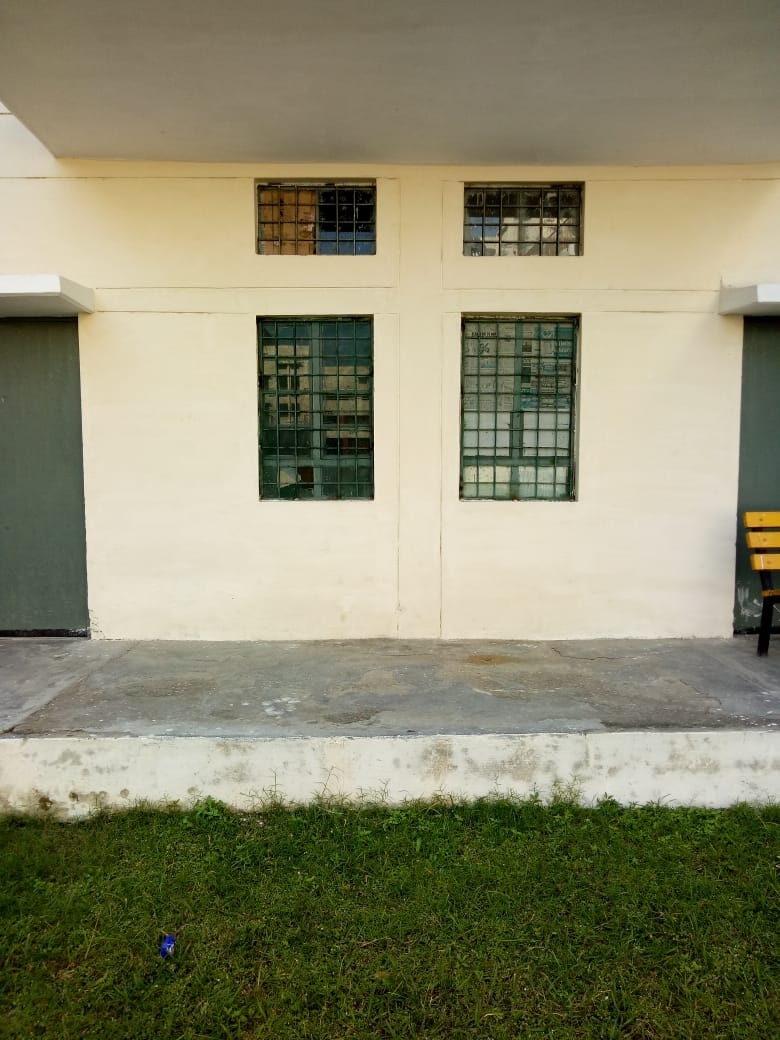
#> input picture imgg1.jpeg, 780 x 1040 px
$ python -i codevsss.py   (imports and definitions only)   (Python 2 division)
#> lines starting #> are read from the running program, lines starting #| are printed output that depends on the picture
#> further down, picture is the input picture: shape (1040, 780, 3); mean B, G, R 108.7, 136.6, 138.8
import sys
import cv2
import numpy as np
import urllib
# Use the keypoints to stitch the images
# [80 lines left out: functions get_stitched_image, get_sift_homography, not called in this run]

# Equalize Histogram of Color Images
def equalize_histogram_color(img):
	img_yuv = cv2.cvtColor(img, cv2.COLOR_BGR2YUV)
#> img_yuv: shape (1040, 780, 3); mean of channels 0, 1, 2 134.1, 115.6, 132.2
	img_yuv[:,:,0] = cv2.equalizeHist(img_yuv[:,:,0])
#> img_yuv: shape (1040, 780, 3); mean of channels 0, 1, 2 128.3, 115.6, 132.2
	img = cv2.cvtColor(img_yuv, cv2.COLOR_YUV2BGR)
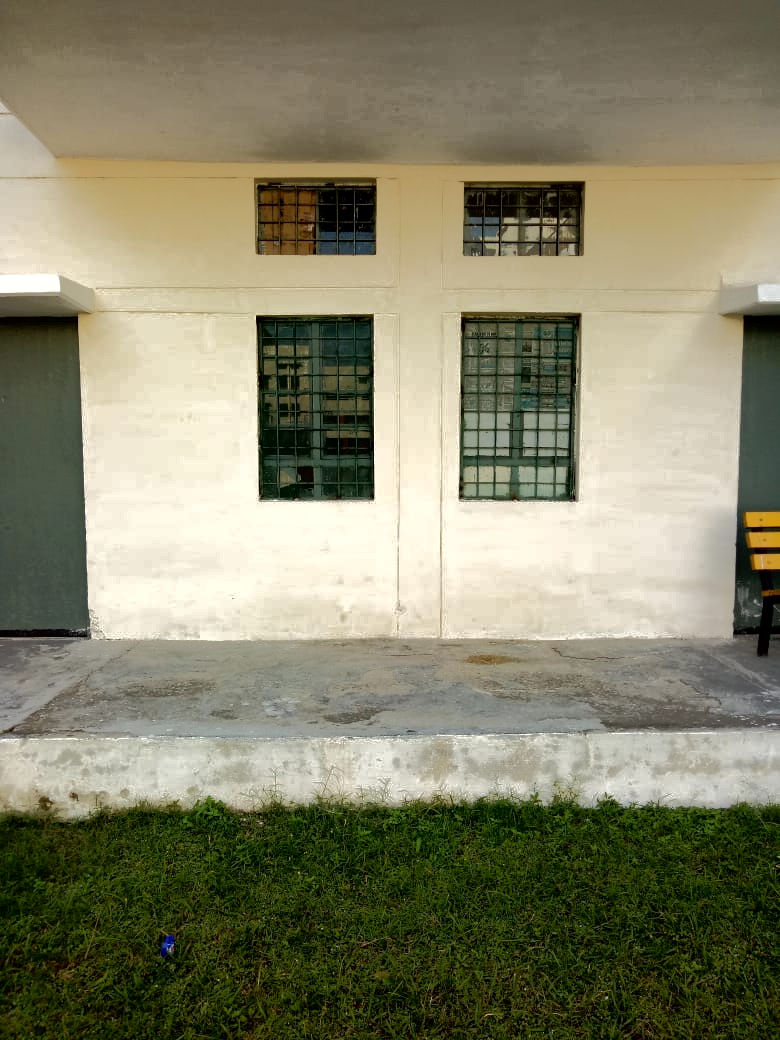
#> img: shape (1040, 780, 3); mean B, G, R 104.6, 130.7, 132.9
	return img

# Main function definition
# [27 lines left out: function main, not called in this run]

# Call main function
# [2 lines not run here, left out]

# [4 lines of commented-out code are left out]

>>> import cv2
>>> picture = cv2.imread('imgg1.jpeg')
>>> result = equalize_histogram_color(picture)

$ run again, on imgg2.jpeg
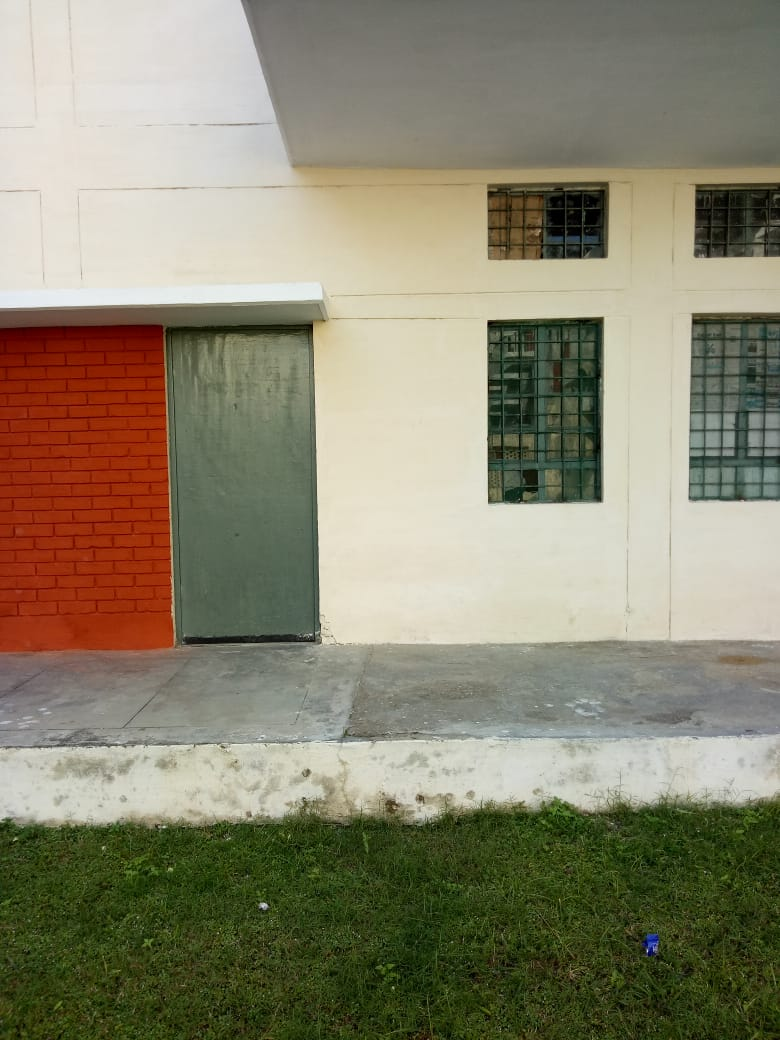
#> input picture imgg2.jpeg, 780 x 1040 px
#> picture is the input picture: shape (1040, 780, 3); mean B, G, R 110.2, 132.2, 137.2
#> in equalize_histogram_color, `img = cv2.cvtColor(img_yuv, cv2.COLOR_YUV2BGR)`:
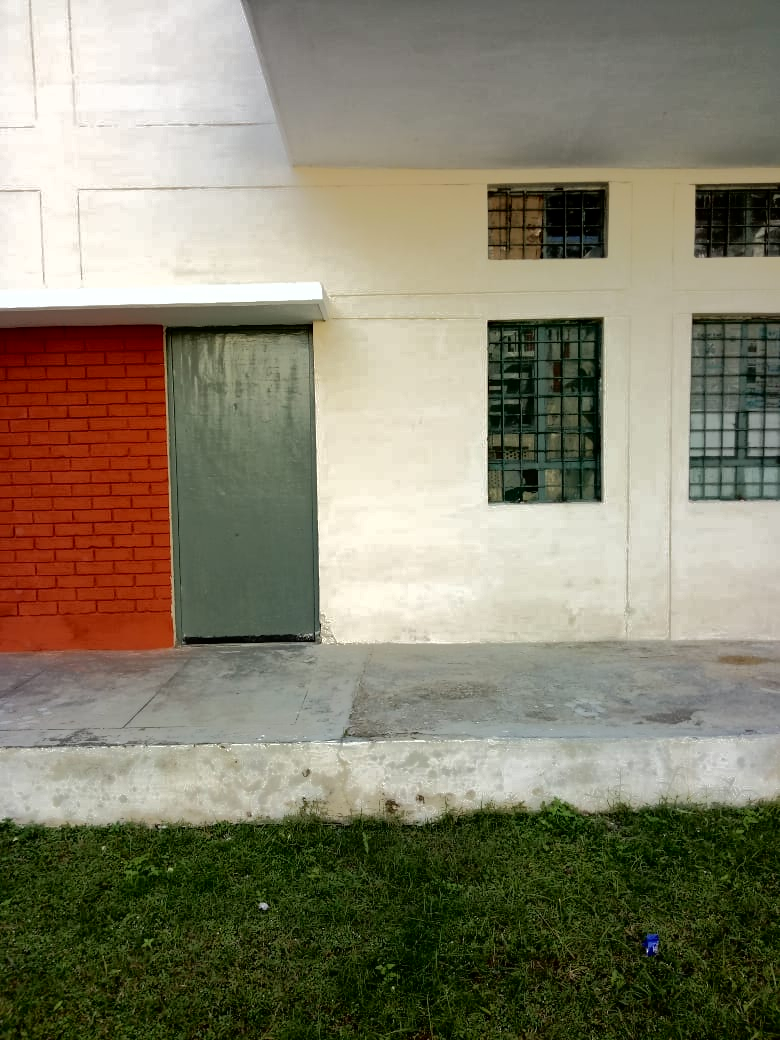
#> img: shape (1040, 780, 3); mean B, G, R 109.2, 129.4, 134.3

$ run again, on 11.jpeg
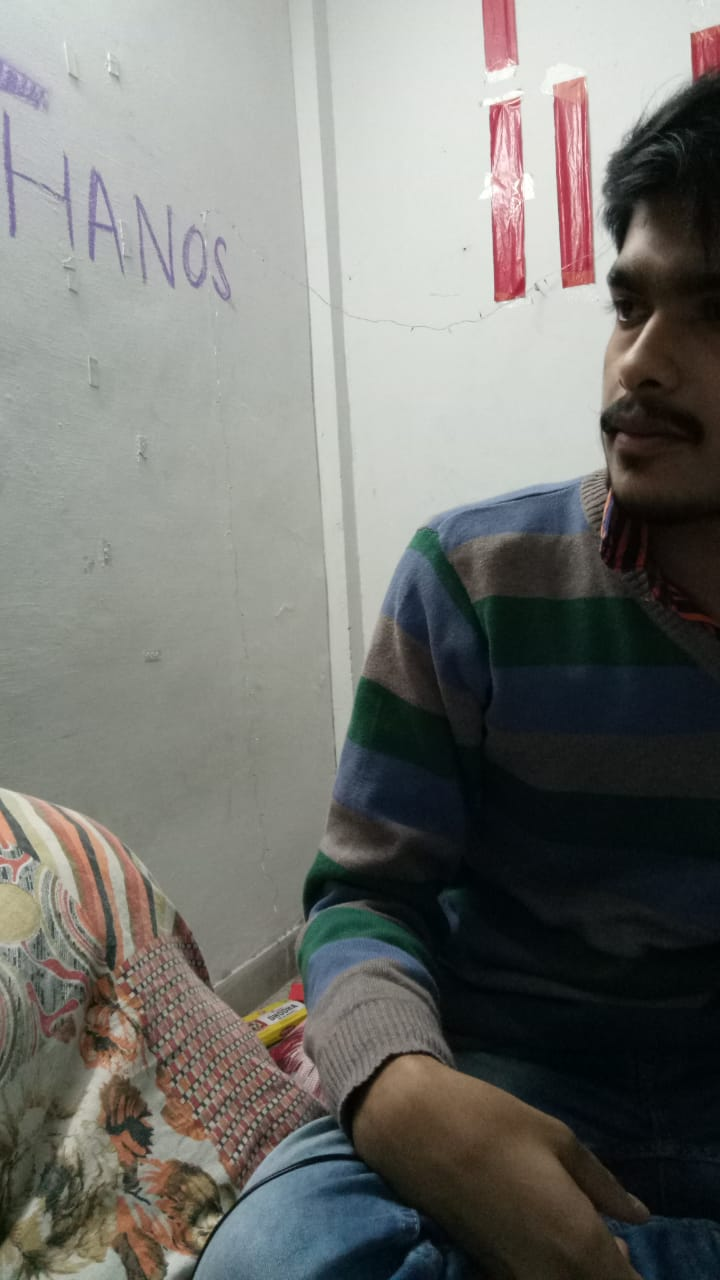
#> input picture 11.jpeg, 720 x 1280 px
#> picture is the input picture: shape (1280, 720, 3); mean B, G, R 113.2, 117.4, 117
#> in equalize_histogram_color, `img = cv2.cvtColor(img_yuv, cv2.COLOR_YUV2BGR)`:
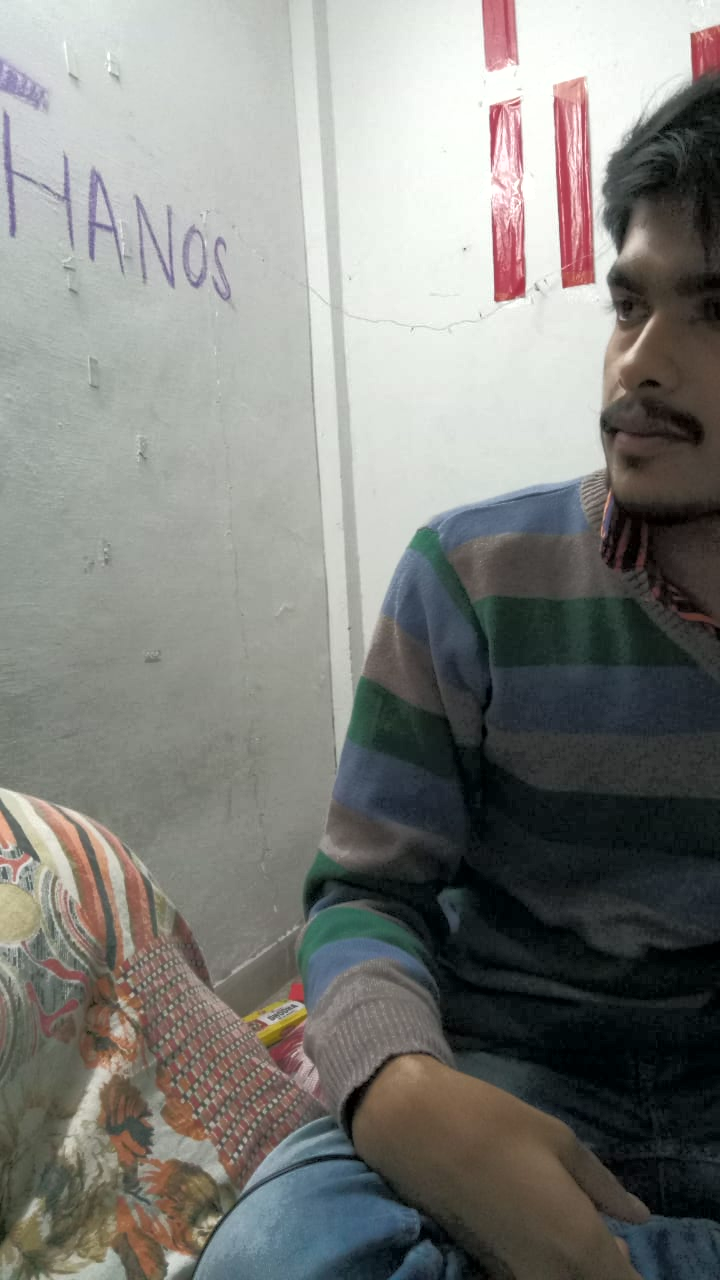
#> img: shape (1280, 720, 3); mean B, G, R 124.8, 128.9, 128.3

$ run again, on 12.jpeg
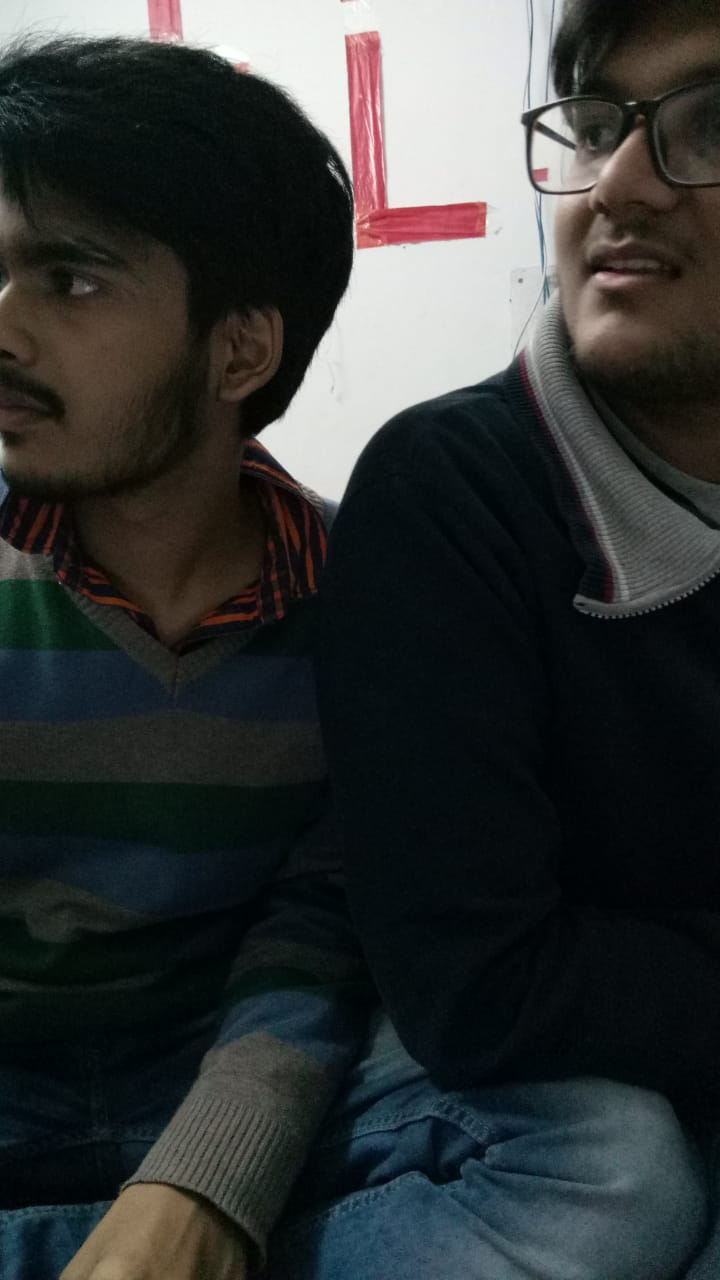
#> input picture 12.jpeg, 720 x 1280 px
#> picture is the input picture: shape (1280, 720, 3); mean B, G, R 52.9, 53.4, 50.4
#> in equalize_histogram_color, `img = cv2.cvtColor(img_yuv, cv2.COLOR_YUV2BGR)`:
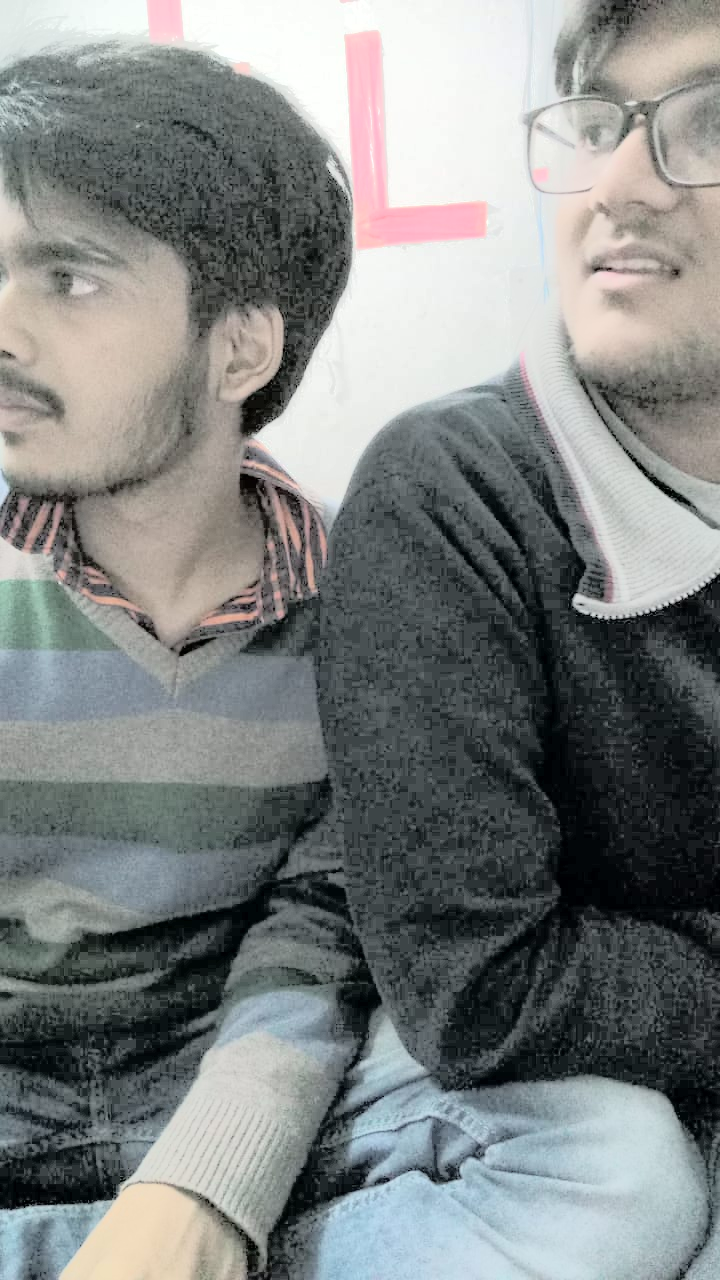
#> img: shape (1280, 720, 3); mean B, G, R 130.4, 131.2, 127.5
